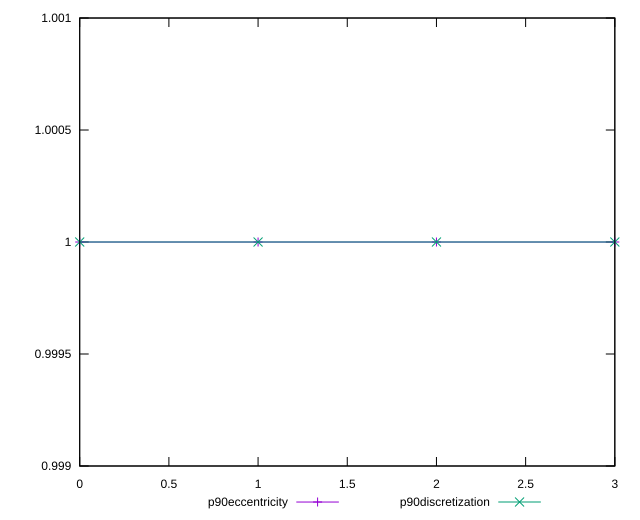

Here is the gnuplot script that generated this plot:
reset

$p90Eccentricity <<EOF
0 0.9999999999999996
1 0.9999999999999992
2 0.9999999999999997
3 1.0000000000000002
EOF

$p90Discretization <<EOF
0 1
1 1
2 1
3 1
EOF

set key outside below
set xrange [0:3]
set yrange [0.9989999999999992:1.0010000000000001]
set trange [0.9989999999999992:1.0010000000000001]
set terminal svg size 640, 520 enhanced background rgb 'white'
set output "report/report_00029_2021-02-24T13-36-40.390Z/mainthread-work-breakdown/progression/eccentricity.svg"

plot $p90Eccentricity title "p90eccentricity" with linespoints, \
     $p90Discretization title "p90discretization" with linespoints

reset
